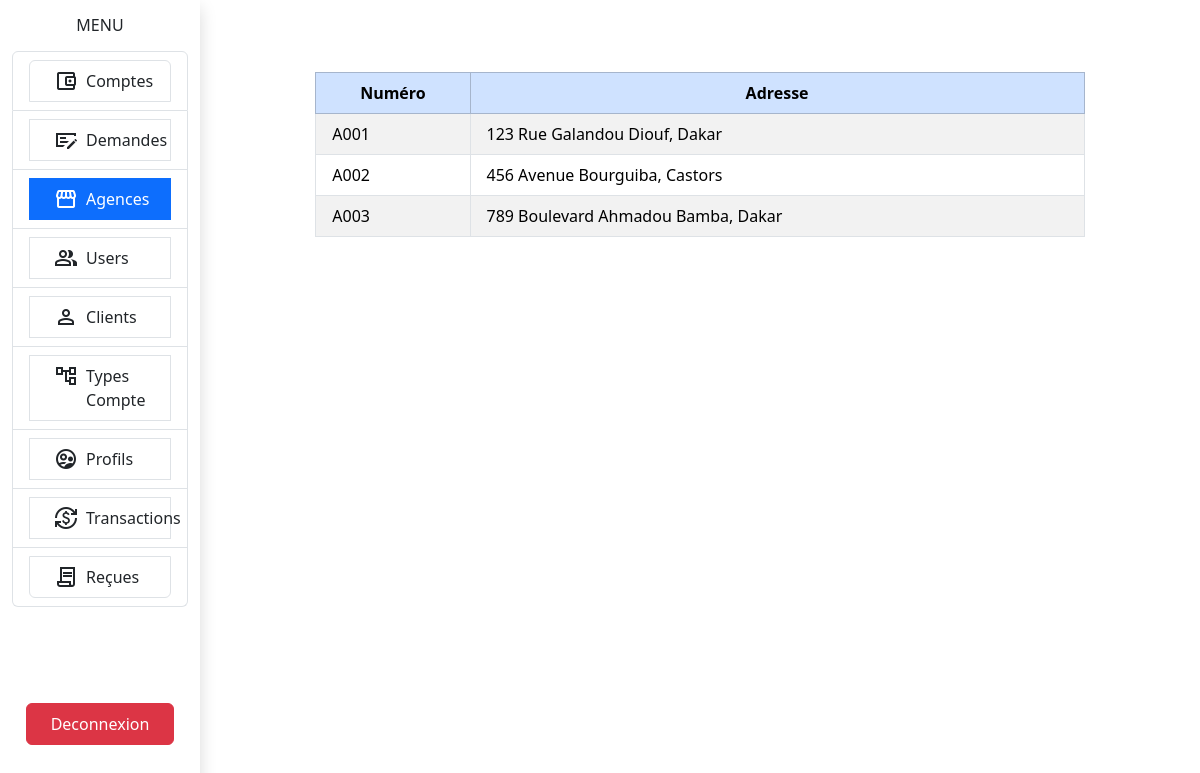
The app's page /?ressource=html&controller=agence (signed in) with its own data.
### tables this page shows
CREATE TABLE agence (
    ida INT PRIMARY KEY AUTO_INCREMENT,
    numero VARCHAR(50) NOT NULL,
    adresse VARCHAR(255) NOT NULL
);

### src/core/Controller.php (called while the page is built, shortened)
<?php
abstract class  Controller {
    public function renderView(string $view, array $data = [] ): void {
        extract($data);
        require_once "../views/$view.html.php";
    }
}

### src/controllers/html/AgenceController.php (called while the page is built)
<?php
require_once "../src/models/AgenceModel.php";
require_once "../src/core/Controller.php";
class AgenceController extends Controller {
    private AgenceModel $agenceModel;
    public function __construct(){
        $this-> agenceModel = new AgenceModel();
        $this-> load();
    }
    public function load(){
        $this-> listerAgences();
    }
    public function listerAgences(){
        parent::renderView("agence/listeAgences", ['data' => $this-> agenceModel-> findAllAgences()]);
    }
}

### public/index.php (called while the page is built, shortened)
<?php
Rooter::run();

### src/core/Model.php (called while the page is built, shortened)
<?php
abstract class  Model
{
    protected function executeSelect(string $sql, bool $single = false): array {
        $calledClass = get_called_class();
        $result = $this->openConnexion()->query($sql);
        if (!$single) {
            return $result->fetchAll(PDO::FETCH_CLASS, $calledClass);
        }
        return $result->fetch(PDO::FETCH_CLASS, $calledClass);
    }
    protected function openConnexion()
    {
        return new PDO(
            'mysql:host=localhost;dbname=gestionbank;charset=utf8', 'root', ''
        );
    }
}

### src/models/AgenceModel.php (called while the page is built)
<?php
require "../src/core/Model.php";
class AgenceModel extends Model {
    public function findAllAgences() {
        $sql = "SELECT * FROM agence";
        return $this-> executeSelect($sql);
    }
}

### views/agence/listeAgences.html.php (the view, shortened to what this page needs)
<!DOCTYPE html>
<html lang="en">
<head>
    <link href="https://cdn.jsdelivr.net/npm/bootstrap@5.3.2/dist/css/bootstrap.min.css" rel="stylesheet"/>
</head>
<body>
    <div class="container-fluid col-12 d-flex vh-100 ">
        <div class="container mt-4 col-10">
            <table class="table mt-5 table table-striped table-hover table-bordered vw-50">
                <thead class="table-primary">
                    <tr>
                        <th class="text-center">Numéro</th>
                        <th class="text-center">Adresse</th>
                    </tr>
                </thead>
                <tbody>
                    <?php foreach ($data as $datum): ?>
                        <tr>
                            <td class="px-3"> <?= $datum->numero ?> </td>
                            <td class="px-3"> <?= $datum->adresse ?> </td>
                        </tr>
                    <?php endforeach ?>
                </tbody>
            </table>
        </div>
    </div>
</body>
</html>

### records on screen
agence: numero "A001", adresse "123 Rue Galandou Diouf, Dakar"
agence: numero "A002", adresse "456 Avenue Bourguiba, Castors"
agence: numero "A003", adresse "789 Boulevard Ahmadou Bamba, Dakar"
